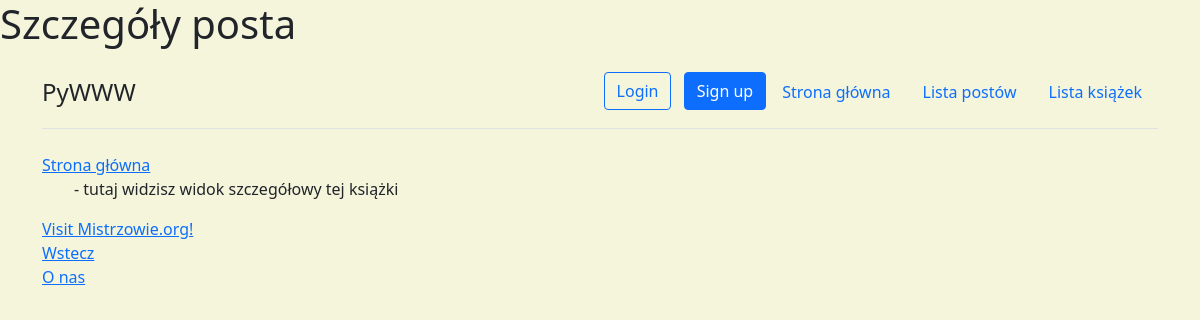
The page /posts/1/ on the database as committed earlier.
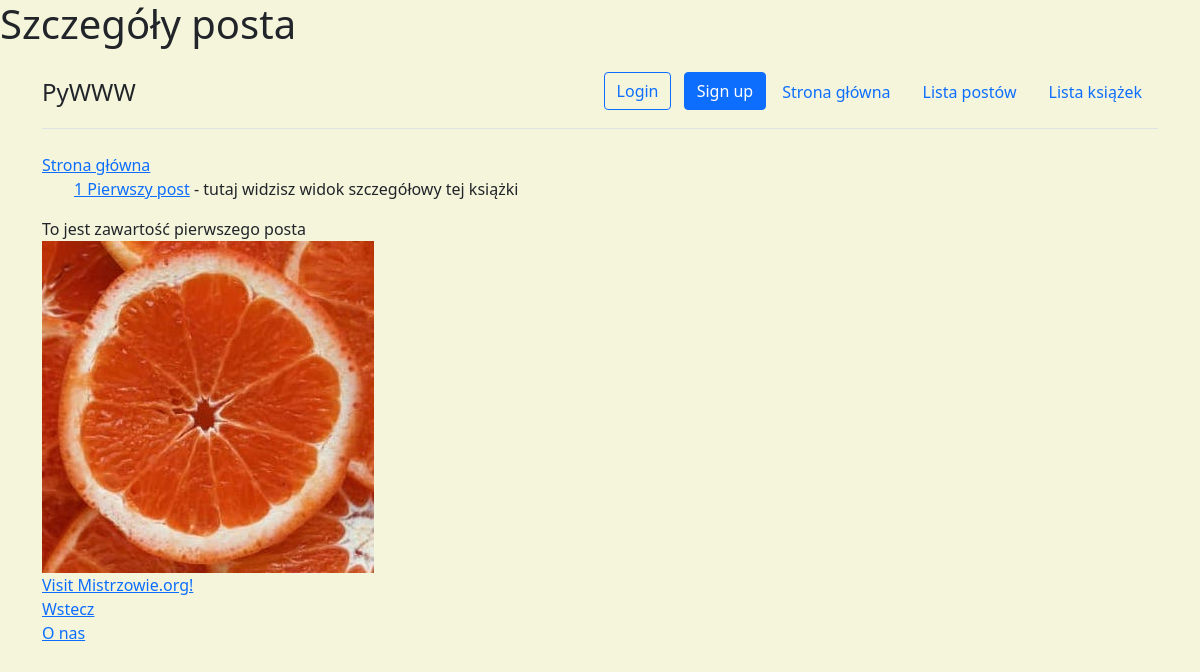
The same page on the database as committed later.
### posts/models.py (models this page shows)
class Timestamped(models.Model, CheckAgeMixin):
    created = models.DateTimeField(auto_now_add=True)
    modified = models.DateTimeField(auto_now=True)
    class Meta:
        abstract = True

class Post(Timestamped):
    title = models.CharField(verbose_name="Tytuł", max_length=255)
    content = models.TextField(verbose_name="Treść")
    published = models.BooleanField(verbose_name="Opublikowany", default=False)
    sponsored = models.BooleanField(verbose_name="Sponsorowany", default=False)
    user = models.ForeignKey("auth.User", on_delete=models.CASCADE)
    example_file = models.FileField(upload_to='posts/esamples', blank=True, null=True)
    image_width = models.IntegerField(blank=True, null=True, editable=False)
    image = models.ImageField(upload_to="posts/images/%Y/%m/%d", null=True, blank=True, width_field="image_width")
    tags = models.ManyToManyField('tags.Tag', related_name="posts")
    def __str__(self):
        return f"{self.id} {self.title}"

### posts/views.py (the view)
# urls.py: path('<int:post_id>/', post_details, name="details"),
def post_details(request, post_id):
    post = Post.objects.get(pk=post_id)
    context = {}
    if post.published:
        context["post"] = post
    return render(request, "posts/details.html", context)

### posts/templates/posts/details.html (shortened to what this page needs)
<h1>Szczegóły posta</h1>
{% extends 'base.html' %}
{% block content %}
    <a href="/">Strona główna</a>
    <ul>
        <a href="/posts/{{ post.id }}">{{ post }}</a> - tutaj widzisz widok szczegółowy tej książki
    </ul>
    <div>
        {{ post.content }}
    </div>
    <div>
        <img src="{{ post.image.url }}">
    </div>
    <div>
        <a href="https://www.mistrzowie.org" target="_blank">Visit Mistrzowie.org!</a>
    </div>
    <div>
        <a href="/posts/">Wstecz</a>
    </div>
{% endblock %}

### templates/base.html (shortened to what this page needs)
{% load static %}
<!DOCTYPE html>
<html lang="en">
<head>
    <link href="https://cdn.jsdelivr.net/npm/bootstrap@5.1.3/dist/css/bootstrap.min.css" rel="stylesheet"
>
    <link href="{% static 'main/css/style.css' %}" rel="stylesheet">
</head>
<body>
<div class="container">
    <header class="d-flex flex-wrap justify-content-center py-3 mb-4 border-bottom">
        <a href="/" class="d-flex align-items-center mb-3 mb-md-0 me-md-auto text-dark text-decoration-none">
            <span class="fs-4">PyWWW</span>
        </a>
        <div class="col-md-3 text-end">
            {% if user.is_authenticated %}
                <a type="button" class="btn btn-outline-primary me-2" href="{% url "logout" %}">Logout</a>
            {% else %}
                <a type="button" class="btn btn-outline-primary me-2" href="{% url "login" %}">Login</a>
                <a type="button" class="btn btn-primary" href="{% url "register:register" %}">Sign up</a>
            {% endif %}
        </div>
        <ul class="nav nav-pills">
            <li class="nav-item"><a href="{% url 'main:hello_world' %}" class="nav-link">Strona główna</a></li>
            <li class="nav-item"><a href="{% url 'posts:list' %}" class="nav-link">Lista postów</a></li>
            <li class="nav-item"><a href="{% url 'books:list' %}" class="nav-link">Lista książek</a></li>
        </ul>
    </header>
</div>
<div class="container">
    {% block content %}
    {% endblock %}
</div>
<footer>
    <nav class="container">
        <ul class="nav nav-pills">
            <li class="nav-item">
                <a href="{% url 'main:about' %}">O nas</a>
            </li>
        </ul>
    </nav>
</footer>
</body>
</html>

### main/static/main/css/style.css (style rules this page uses)
body { background-color: beige; }

Rows that differ between the two databases and show on the page:
now on this page (row edited): Post: id+title "1 Pierwszy post", content "To jest zawartość pierwszego posta", image (picture)
